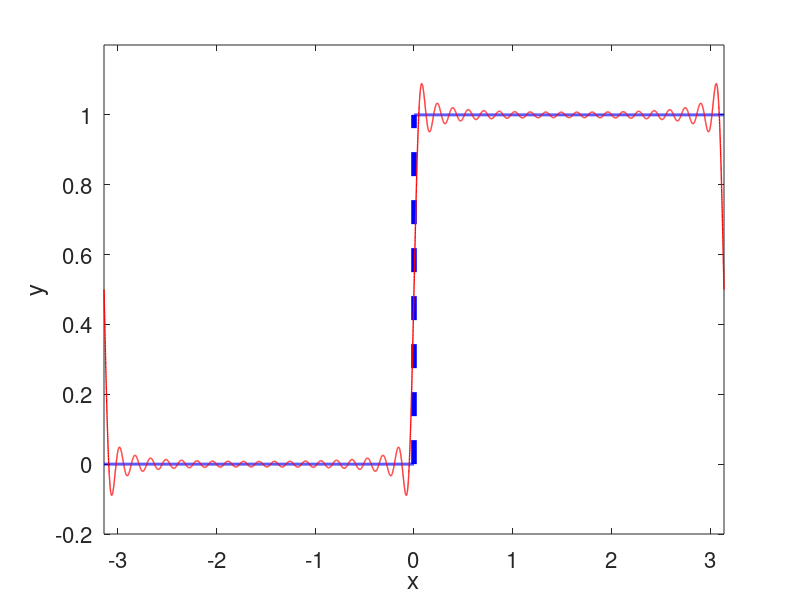

Reproduce this figure in MATLAB. (Note: this script raises an error after producing the figure.)
%% Lecture 1 Code

% Clean workspace
clear all; close all; clc


%% Fourier series for continuous vs discontinous functions

% Continuous function: f(x) = x^2
x = linspace(-pi,pi,10001);
y = x.^2;

% Plot Nth partial sum of Fourier series
N = 10;
yN = pi^2/3*ones(size(x)); %0th term
for k = 1:N %1 to Nth terms
    yN = yN + (-1)^k*4/(k^2)*cos(k*x);


    % Plot x^2 function
plot(x,y,'b','Linewidth',4)
set(gca, 'Fontsize', 16)
xlabel('x')
ylabel('y')
hold on

%Plot Fourier series
plot(x,yN,'r','Linewidth',2)
axis([-pi pi min([yN, y]) max([yN, y])])
hold off
pause
end


%%
% Discontinuous function: unit step function
x = linspace(-pi,pi,10001);
y = (x > 0);


% Plot Nth partial sum of Fourier series
N = 20;
yN = 0.5*ones(size(x));
for k = 1:N
   yN = yN + 2/((2*k-1)*pi)*sin((2*k-1)*x); 


plot(x(1:5001),y(1:5001),'b','Linewidth',2)
hold on
plot([0 0],[0 1],'--b','Linewidth',4)
plot(x(5002:10000),y(5002:10000),'b','Linewidth',2)
axis([-pi pi -.2 1.2])
hold on

plot(x,yN,'r','Linewidth',1)
set(gca, 'Fontsize', 16)
xlabel('x')
ylabel('y')
hold off
pause
end


%% Play audio sample and plot in time domain
%load handel % a clip of Handel's "Messiah" is included with MATLAB

[y,Fs] = audioread('SubFocus.m4a');

v = y'/2;
plot((1:length(v))/Fs,v);
xlabel('Time [sec]');
ylabel('Amplitude');

sound(v,Fs) % Play the audio



%% Aliasing

N = 8;
x2 = linspace(-pi,pi,N+1); % domain discretization
x = x2(1:N); % consider only the first N points (periodicity)
xplot = linspace(-pi,pi,10001); %domain for plotting

% sin((N-1)*x) function plot
y1 = sin((N-1)*x);
y1plot = sin((N-1)*xplot);
plot(xplot,y1plot,'b','Linewidth',2)
xlabel('x')
set(gca, 'Fontsize', 16)
pause

% Add in sin(-x)
hold on
y2plot = sin(-xplot);
plot(xplot,y2plot,'r','Linewidth',2)
pause

% Add in sin((2*N-1)*x)
y3plot = sin((2*N-1)*xplot);
plot(xplot,y3plot,'g','Linewidth',2)
xlim([-pi,pi])
pause

% Add in discrete points
plot(x,y1,'ok','Markersize',10)
pause

%% Calculate the fft of a Gaussian

L = 20;
N = 128; % N = 2^7

x2 = linspace(-L/2,L/2,N+1); % domain discretization
x = x2(1:N); % consider only the first N points (periodicity)

u = exp(-x.^2); % Gaussian function

plot(x,u,'Linewidth',2)
set(gca, 'Fontsize', 16)
xlabel('x')
ylabel('u')
pause

% Plot fft of u
ut = fft(u); % fft of u
k = -N/2:N/2-1; %frequency domain
plot(k,abs(ut),'r','Linewidth',2)
set(gca, 'Fontsize', 16)
xlabel('k')
ylabel('ut')
xlim([-64,63])
% the frequencies and ut don't match up because ut has frequencies in the
% order k = 0,1,...,N/2-1,-N/2,...,-1
pause

% Plot shifted fft of u
utshift = fftshift(ut); % shift Fourier transform ut
plot(k,abs(utshift),'r','Linewidth',2)
set(gca, 'Fontsize', 16)
xlabel('k') 
ylabel('ut')
xlim([-64,63])
pause

%% Differentiation: spectral method vs finite differences

L = 20; % length of the computational domain: [-L/2,L/2]
n = 128; % number of Fourier modes: n = 2^7

x2 = linspace(-L/2,L/2,n+1); %domain discretization
x = x2(1:n); % only the first n points (periodicity)
dx = x(2) - x(1); % finite difference step size
u = sech(x); % function to take the derivative of
ut = fft(u); % fft of the function 
k = (2*pi/L)*[0:(n/2 - 1) (-n/2):-1]; % rescaled frequencies

% fft derivatives
dutdk = 1i*k.*ut; % first derivative
d2utdk2 = -k.^2.*ut; % second derivative
dudx = real(ifft(dutdk)); %inverse transform - round off imaginary part due to error
d2udx2 = real(ifft(d2utdk2));

dudx_exact = -sech(x).*tanh(x); % analytic first derivative
d2udx2_exact = sech(x)-2*sech(x).^3; % analytic second derivative

% Finite difference second derivative

% Second order accuracy
ufd2(1)=(-3*u(1)+4*u(2)-u(3))/(2*dx); 
for j=2:n-1
    ufd2(j)=(u(j+1)-u(j-1))/(2*dx); 
end
ufd2(n)=(3*u(n)-4*u(n-1)+u(n-2))/(2*dx); 

% Fourth order accuracy 
ufd4(1)=(-3*u(1)+4*u(2)-u(3))/(2*dx); 
ufd4(2)=(-3*u(2)+4*u(3)-u(4))/(2*dx); 
for j=3:n-2
    ufd4(j)=(-u(j+2)+8*u(j+1)-8*u(j-1)+u(j-2))/(12*dx); 
end
ufd4(n-1)=(3*u(n-1)-4*u(n-2)+u(n-3))/(2*dx);
ufd4(n)=(3*u(n)-4*u(n-1)+u(n-2))/(2*dx);

% Spectral derivatives
plot(x,u,'r',x,dudx,'g',x,dudx_exact,'go',x,d2udx2,'b',x,d2udx2_exact,'bo','Linewidth',2,'Markersize',10)
legend('u(x)',"Spectral u'(x)","Exact u'(x)","Spectral u''(x)","Exact u''(x)",'Fontsize',16)
xlabel('x')
set(gca,'Fontsize',16)

% Compare first derivatives
%%
plot(x,dudx_exact,'bs-',x,dudx,'gv',x,ufd2,'ro',x,ufd4,'c*','Linewidth',2,'Markersize',10)
legend('Exact','fft','2nd order FD','4th order FD','Fontsize',16)
xlabel('x')
title("u'(x)",'Fontsize',16)
set(gca,'Fontsize',16)

% Zoom in on first derivatives
%%
subplot(3,1,1), plot(x,dudx_exact,'bs-',x,dudx,'gv',x,ufd2,'ro',x,ufd4,'c*')
set(gca,'Fontsize',12)
axis([-1.15 -0.75 0.47 0.5])
set(gca,'Fontsize',16)
subplot(3,1,2); plot(x,dudx_exact,'bs-',x,dudx,'gv',x,ufd2,'ro',x,ufd4,'c*') 
axis([-0.9376 -0.9374 0.49848 0.49850])
set(gca,'Fontsize',16)
subplot(3,1,3), plot(x,dudx_exact,'bs-',x,dudx,'gv',x,ufd2,'ro',x,ufd4,'c*') 
axis([-0.9376 -0.9374 0.498487 0.498488])
set(gca,'Fontsize',16)

% ------------------------------------------------------------------------
% Function with a jump discontinuity at the boundaries
%%
u = tanh(x); % function to take a derivative of
ut = fft(u); % fft of the function

% FFT calculation of derivatives
dutdk = 1i*k.*ut; % first derivative
dudx = real(ifft(dutdk)); %inverse transform - round off imaginary part due to error
dudx_exact = sech(x).^2; % analytic first derivative

% 4th-order accurate finite difference

ufd2(1)=(-3*u(1)+4*u(2)-u(3))/(2*dx); 
ufd2(2)=(-3*u(2)+4*u(3)-u(4))/(2*dx); 
for j=3:n-2
    ufd2(j)=(-u(j+2)+8*u(j+1)-8*u(j-1)+u(j-2))/(12*dx); 
end
ufd2(n-1)=(3*u(n-1)-4*u(n-2)+u(n-3))/(2*dx);
ufd2(n)=(3*u(n)-4*u(n-1)+u(n-2))/(2*dx);

plot(x,u,'b',x,dudx_exact,'ko',x,dudx,'r',x,ufd2,'g.','Linewidth',2,'Markersize',6) 
axis([-10 10 -1.5 1.5])
legend('u(x)',"u'(x)",'fft','4th order FD','Fontsize',16,'Location','Best')
xlabel('x')
title("u(x) = tanh(x)",'Fontsize',16)
set(gca,'Fontsize',16)
